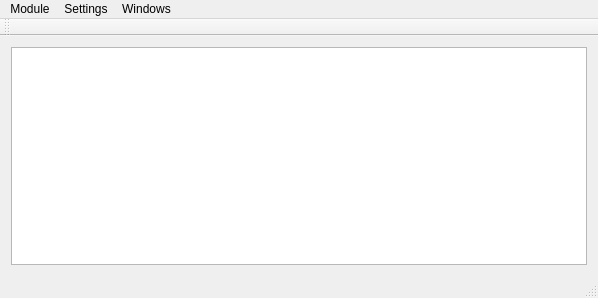
<?xml version="1.0" encoding="UTF-8"?>
<ui version="4.0">
 <class>MainWindow</class>
 <widget class="QMainWindow" name="MainWindow">
  <property name="geometry">
   <rect>
    <x>0</x>
    <y>0</y>
    <width>598</width>
    <height>298</height>
   </rect>
  </property>
  <property name="windowTitle">
   <string>MoonGlare Editor</string>
  </property>
  <widget class="QWidget" name="centralWidget">
   <layout class="QHBoxLayout" name="horizontalLayout">
    <property name="spacing">
     <number>0</number>
    </property>
    <property name="leftMargin">
     <number>0</number>
    </property>
    <property name="topMargin">
     <number>0</number>
    </property>
    <property name="rightMargin">
     <number>0</number>
    </property>
    <property name="bottomMargin">
     <number>0</number>
    </property>
    <item>
     <widget class="QWidget" name="widget" native="true">
      <layout class="QHBoxLayout" name="horizontalLayout_2">
       <item>
        <widget class="QTreeView" name="treeViewState">
         <property name="rootIsDecorated">
          <bool>true</bool>
         </property>
         <property name="expandsOnDoubleClick">
          <bool>false</bool>
         </property>
        </widget>
       </item>
      </layout>
     </widget>
    </item>
   </layout>
  </widget>
  <widget class="QMenuBar" name="menuBar">
   <property name="geometry">
    <rect>
     <x>0</x>
     <y>0</y>
     <width>598</width>
     <height>21</height>
    </rect>
   </property>
   <widget class="QMenu" name="menuSettings">
    <property name="title">
     <string>Settings</string>
    </property>
    <addaction name="actionInputSettings"/>
    <addaction name="separator"/>
    <addaction name="actionEditorConfiguration"/>
   </widget>
   <widget class="QMenu" name="menuWindows">
    <property name="title">
     <string>Windows</string>
    </property>
   </widget>
   <widget class="QMenu" name="menuModule">
    <property name="title">
     <string>Module</string>
    </property>
    <addaction name="actionNew"/>
    <addaction name="actionOpen"/>
    <addaction name="actionClose"/>
    <addaction name="separator"/>
    <addaction name="actionBuild"/>
    <addaction name="actionActionPackModule"/>
    <addaction name="separator"/>
    <addaction name="actionExit"/>
   </widget>
   <addaction name="menuModule"/>
   <addaction name="menuSettings"/>
   <addaction name="menuWindows"/>
  </widget>
  <widget class="QToolBar" name="mainToolBar">
   <attribute name="toolBarArea">
    <enum>TopToolBarArea</enum>
   </attribute>
   <attribute name="toolBarBreak">
    <bool>false</bool>
   </attribute>
  </widget>
  <widget class="QStatusBar" name="statusBar"/>
  <action name="actionNew">
   <property name="icon">
    <iconset resource="../../Shared/Resources/icons.qrc">
     <normaloff>:/icons/icons/blue_file.png</normaloff>:/icons/icons/blue_file.png</iconset>
   </property>
   <property name="text">
    <string>New</string>
   </property>
  </action>
  <action name="actionOpen">
   <property name="icon">
    <iconset resource="../../Shared/Resources/icons.qrc">
     <normaloff>:/icons/icons/yellow_open.png</normaloff>:/icons/icons/yellow_open.png</iconset>
   </property>
   <property name="text">
    <string>Open</string>
   </property>
  </action>
  <action name="action">
   <property name="text">
    <string>-</string>
   </property>
  </action>
  <action name="actionExit">
   <property name="text">
    <string>Exit</string>
   </property>
  </action>
  <action name="actionClose">
   <property name="text">
    <string>Close</string>
   </property>
  </action>
  <action name="actionEditorConfiguration">
   <property name="icon">
    <iconset resource="../../Shared/Resources/icons.qrc">
     <normaloff>:/icons/icons/blue_gear.png</normaloff>:/icons/icons/blue_gear.png</iconset>
   </property>
   <property name="text">
    <string>Editor configuration</string>
   </property>
  </action>
  <action name="actionBuild">
   <property name="icon">
    <iconset resource="../../Shared/Resources/icons.qrc">
     <normaloff>:/icons/icons/blue_Toolbox.png</normaloff>:/icons/icons/blue_Toolbox.png</iconset>
   </property>
   <property name="text">
    <string>Build...</string>
   </property>
  </action>
  <action name="actionActionPackModule">
   <property name="icon">
    <iconset resource="../../Shared/Resources/icons.qrc">
     <normaloff>:/icons/icons/green_puzzle.png</normaloff>:/icons/icons/green_puzzle.png</iconset>
   </property>
   <property name="text">
    <string>Pack module...</string>
   </property>
  </action>
  <action name="actionInputSettings">
   <property name="text">
    <string>Input settings</string>
   </property>
  </action>
 </widget>
 <layoutdefault spacing="6" margin="11"/>
 <resources>
  <include location="../../Shared/Resources/icons.qrc"/>
 </resources>
 <connections/>
</ui>
